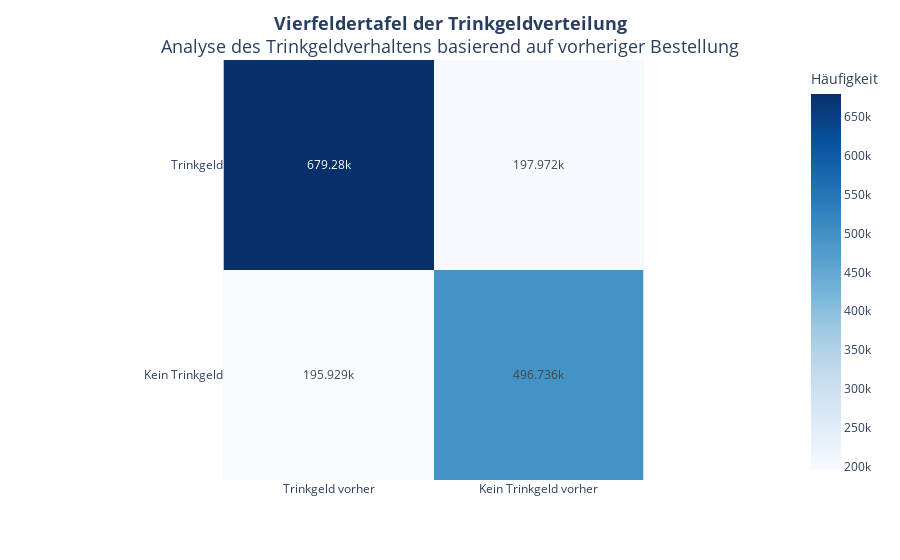

The notebook cell saved with this chart:
### Code cell
# Vierfeldertafel erstellen
vierfeldertafel_preorder = pd.crosstab(df_tips_orders.tip, df_tips_orders.pre_tip)
vierfeldertafel_preorder.index = ["Trinkgeld", "Kein Trinkgeld"]
vierfeldertafel_preorder.columns = ["Trinkgeld vorher", "Kein Trinkgeld vorher"]

# Heatmap-Darstellung
fig_vierfeldertafel_preorder = px.imshow(
    vierfeldertafel_preorder.values,  # Werte der Tafel
    x=vierfeldertafel_preorder.columns,  # Spaltennamen als x-Achse
    y=vierfeldertafel_preorder.index,    # Zeilennamen als y-Achse
    color_continuous_scale="Blues",  # Farbschema
    text_auto=True,  # Zahlen direkt in die Heatmap schreiben
    #template="plotly_dark",  # Dunkles Design
    width=900,  # Breite des Plots
)

fig_vierfeldertafel_preorder.update_layout(
    title="<b>Vierfeldertafel der Trinkgeldverteilung</b><br>Analyse des Trinkgeldverhaltens basierend auf vorheriger Bestellung<br>",  # Titel
    title_font=dict(size=18),  # Größerer Titel
    title_x=0.5,               # Titel horizontal zentrieren
    coloraxis_colorbar=dict(title="Häufigkeit")  # Farbskala beschriften
)

# Diagramm anzeigen
fig_vierfeldertafel_preorder.show()

### Figure 1 — Plotly figure (JSON) as saved in the notebook; plotly's stock layout.template omitted (floating-point values rounded to 4 significant figures)
{"data": [{"coloraxis": "coloraxis", "hovertemplate": "x: %{x}<br>y: %{y}<br>color: %{z}<extra></extra>", "name": "0", "texttemplate": "%{z}", "type": "heatmap", "x": ["Trinkgeld vorher", "Kein Trinkgeld vorher"], "xaxis": "x", "y": ["Trinkgeld", "Kein Trinkgeld"], "yaxis": "y", "z": [[679280, 197972], [195929, 496736]]}], "layout": {"coloraxis": {"colorbar": {"title": {"text": "Häufigkeit"}}, "colorscale": [[0, "rgb(247,251,255)"], [0.125, "rgb(222,235,247)"], [0.25, "rgb(198,219,239)"], [0.375, "rgb(158,202,225)"], [0.5, "rgb(107,174,214)"], [0.625, "rgb(66,146,198)"], [0.75, "rgb(33,113,181)"], [0.875, "rgb(8,81,156)"], [1, "rgb(8,48,107)"]]}, "margin": {"t": 60}, "title": {"font": {"size": 18}, "text": "<b>Vierfeldertafel der Trinkgeldverteilung</b><br>Analyse des Trinkgeldverhaltens basierend auf vorheriger Bestellung<br>", "x": 0.5}, "width": 900, "xaxis": {"anchor": "y", "constrain": "domain", "domain": [0, 1], "scaleanchor": "y"}, "yaxis": {"anchor": "x", "autorange": "reversed", "constrain": "domain", "domain": [0, 1]}}}
